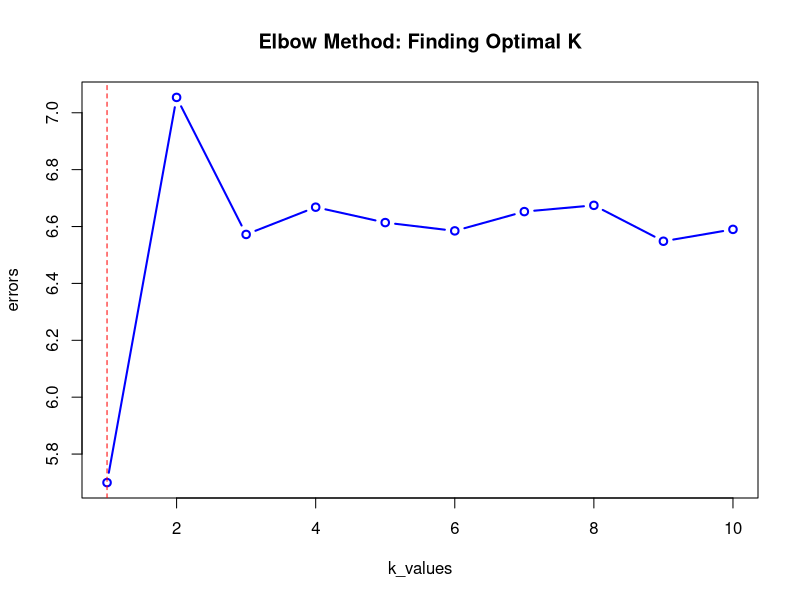
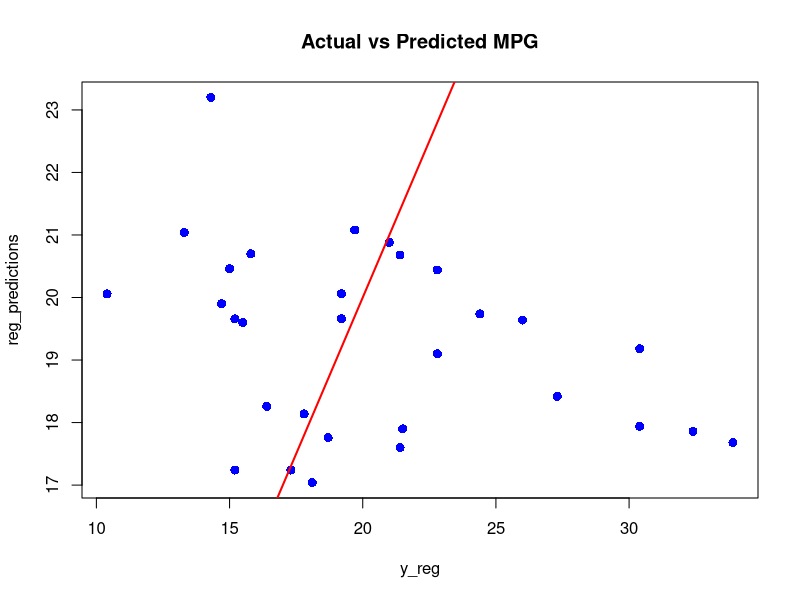
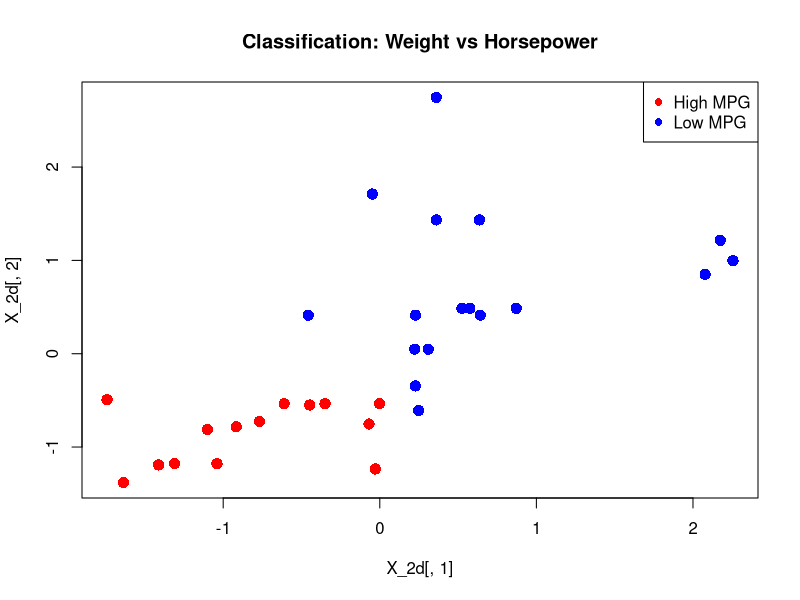

Reproduce these figures in R, in order.
## ---- chunk 1
library(datasets)
library(class)
library(FNN)

data(mtcars)

# Get all features except our target variable
features <- names(mtcars)[names(mtcars) != "mpg"]
X <- as.matrix(mtcars[, features])

# Scale features - KNN is sensitive to different scales
X_scaled <- scale(X)
n <- nrow(X_scaled)
## ---- chunk 2
# Create binary problem: high mpg (>20) vs low mpg
y_class <- ifelse(mtcars$mpg > 20, "high", "low")
k <- 5
loo_predictions <- character(n)

# Core KNN algorithm: for each point, find neighbors and vote
for (i in 1:n) {
  # Leave one out for testing
  X_train <- X_scaled[-i, ]
  y_train <- y_class[-i]
  test_point <- X_scaled[i, ]
  
  # Euclidean distance = sqrt(sum((x1-x2)^2))
  distances <- sqrt(rowSums((X_train - test_point)^2))
  
  # Find the k closest neighbors
  nearest_indices <- order(distances)[1:k]
  nearest_labels <- y_train[nearest_indices]
  
  # Classification = majority vote among neighbors
  vote_counts <- table(nearest_labels)
  loo_predictions[i] <- names(vote_counts)[which.max(vote_counts)]
}

# Evaluate performance and compare with R's built-in
class_accuracy <- mean(loo_predictions == y_class)
builtin_knn <- knn.cv(X_scaled, y_class, k = 5)
builtin_accuracy <- mean(builtin_knn == y_class)

print(paste("Our accuracy:", round(class_accuracy, 3)))
print(paste("R's accuracy:", round(builtin_accuracy, 3)))
## ---- chunk 3
# Predict exact mpg values instead of categories
y_reg <- mtcars$mpg
reg_predictions <- numeric(n)

for (i in 1:n) {
  X_train <- X_scaled[-i, ]
  y_train <- y_reg[-i]
  test_point <- X_scaled[i, ]
  
  # Distance calculation 
  distances <- sqrt(rowSums((X_train - test_point)^2))
  nearest_indices <- order(distances)[1:k]
  nearest_values <- y_train[nearest_indices]
  
  # Regression = average of neighbor values
  reg_predictions[i] <- mean(nearest_values)
}

# Calculate performance metrics
rmse <- sqrt(mean((reg_predictions - y_reg)^2))
r_squared <- 1 - sum((y_reg - reg_predictions)^2) / sum((y_reg - mean(y_reg))^2)

# Compare with R's built-in KNN regression 
builtin_knn_reg <- knn.reg(X_scaled, X_scaled, y_reg, k = 5)
builtin_rmse <- sqrt(mean((builtin_knn_reg$pred - y_reg)^2))


print(paste("RMSE:", round(rmse, 2)))
print(paste("R-squared:", round(r_squared, 3)))
print(paste("R's RMSE:", round(builtin_rmse, 2)))
## ---- chunk 4

# Test different k values to find optimal performance
k_values <- 1:10
errors <- numeric(length(k_values))

for (k_idx in 1:length(k_values)) {
  k_test <- k_values[k_idx]
  predictions <- numeric(n)
  
  # Test k value using leave-one-out
  for (i in 1:n) {
    X_train <- X_scaled[-i, ]
    y_train <- y_reg[-i]
    test_point <- X_scaled[i, ]
    
    distances <- sqrt(rowSums((X_train - test_point)^2))
    nearest_indices <- order(distances)[1:k_test]
    predictions[i] <- mean(y_train[nearest_indices])
  }
  
  errors[k_idx] <- sqrt(mean((predictions - y_reg)^2))
}

# Find k that gives lowest error
optimal_k <- k_values[which.min(errors)]
print(paste("Optimal k:", optimal_k))
## ---- chunk 5
# Show how error changes with k
plot(k_values, errors, type = "b", col = "blue", lwd = 2)
title("Elbow Method: Finding Optimal K")
abline(v = optimal_k, col = "red", lty = 2)
## ---- chunk 6
# Show regression performance
plot(y_reg, reg_predictions, col = "blue", pch = 16, cex = 1.2)
abline(0, 1, col = "red", lwd = 2)
title("Actual vs Predicted MPG")
## ---- chunk 7
# Decision boundary using just 2 features for visualization
X_2d <- X_scaled[, c("wt", "hp")]  # weight and horsepower
plot(X_2d[,1], X_2d[,2], 
     col = ifelse(y_class == "high", "red", "blue"), pch = 16, cex = 1.5)
title("Classification: Weight vs Horsepower")
legend("topright", c("High MPG", "Low MPG"), col = c("red", "blue"), pch = 16)
## ---- chunk 8
# Pick the first car and show its neighbors
test_car <- 1
distances_all <- sqrt(rowSums((X_scaled[-test_car, ] - X_scaled[test_car, ])^2))
nearest_5 <- order(distances_all)[1:5]

cat("\nClosest cars to", rownames(mtcars)[test_car], ":\n")
for (i in 1:5) {
  neighbor_idx <- nearest_5[i] + (nearest_5[i] >= test_car)
  distance <- round(distances_all[nearest_5[i]], 2)
  mpg_val <- mtcars$mpg[neighbor_idx]
  cat(i, ":", rownames(mtcars)[neighbor_idx], 
      "| Distance:", distance, "| MPG:", mpg_val, "\n")
}
